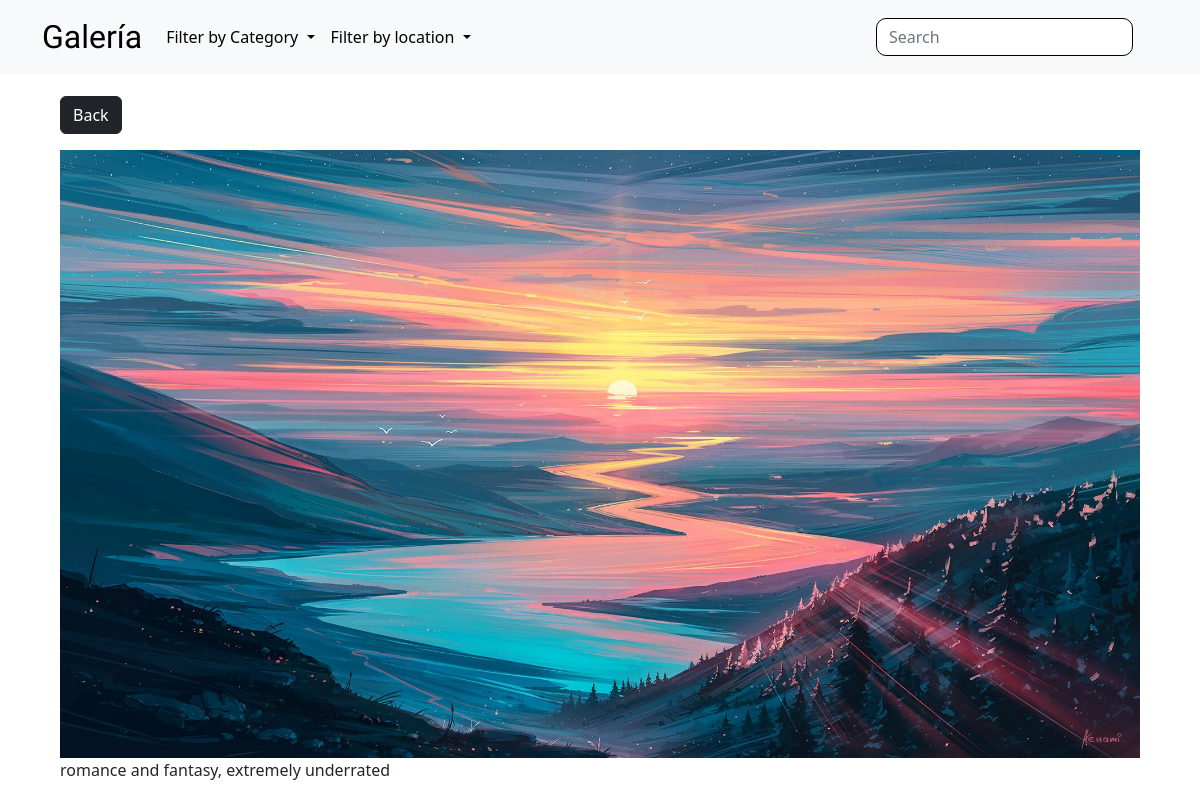
Screenshot of /photo/6/ with the database file from the repository.
### gallery/models.py (models this page shows, shortened)
class Image(models.Model):
    image = models.ImageField(upload_to= 'media/', default='')
    name = models.CharField(max_length=20)
    description = models.CharField(max_length=255, null=False, blank=False)
    category = models.ForeignKey(Category, on_delete=models.SET_NULL, null=True)
    location =  models.ForeignKey(Location, on_delete=models.SET_NULL , null=True)

### gallery/views.py (the view)
# urls.py: path('photo/<str:pk>/', views.viewPhoto,name='photo'),
def viewPhoto(request,pk):
    images = Image.objects.get(id=pk)
    return render(request,'gallery/photo.html',{'images':images})

### gallery/templates/gallery/photo.html
{% extends 'gallery/base.html' %} {% block content %}
    <div class="container">
        <div class="row justify-content-center">
            <div class="col">
                <a href="{%url 'gallery' %}" class="btn btn-dark mt-5 my-3">Back</a>
                <div style="height:90vh;">
                    <img style="max-width: 100%; max-height: 100%;"
                    src="{{images.image.url}}" alt="card image cap">
                    <p>{{images.description}}</p>
                </div>
            </div>
        </div>
    </div>
{% endblock %}

### rows the page displays
Image: image (picture), description "romance and fantasy, extremely underrated"
